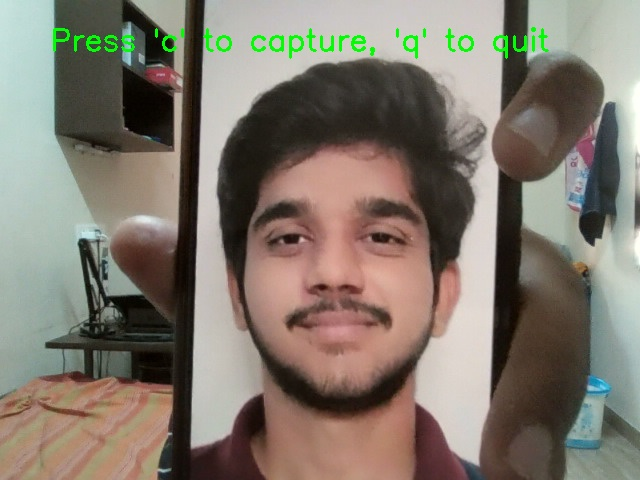
#> input picture photos/107.jpg, 640 x 480 px; its folder holds 4 pictures in this run
$ python -i testingmodel.py   (imports and definitions only)
#> lines starting #> are read from the running program, lines starting #| are printed output that depends on the picture
import os
import cv2 as cv
import numpy as np
import pandas as pd
import pyautogui

def take_attendance():
    photos = r'photos'
    print("press space bar to exit")
    images = []
    gray_images = []
    labels = []
    names = []
    present = []
    count = 0


    face_cascade = cv.CascadeClassifier(cv.data.haarcascades + 'haarcascade_frontalface_default.xml')

    for i in os.listdir(photos):
        img_path = os.path.join(photos, i)
        img = cv.imread(img_path)
#> img is the input picture: shape (480, 640, 3); mean B, G, R 109.9, 121.3, 129.4
        if img is None:
            continue

        gray = cv.cvtColor(img, cv.COLOR_BGR2GRAY)
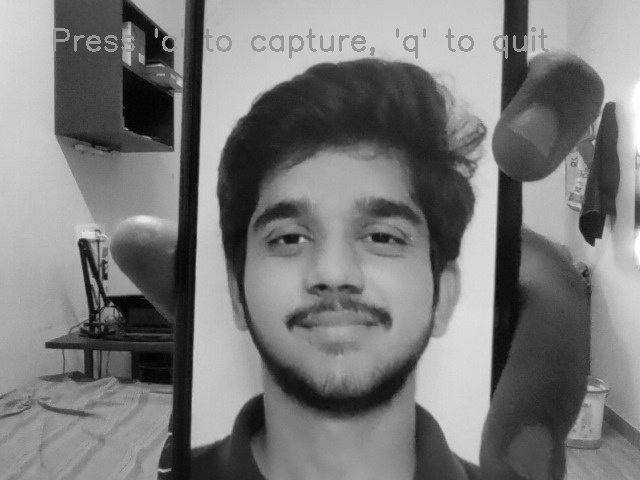
#> gray: shape (480, 640); min 1, max 255, mean 122.4
        faces = face_cascade.detectMultiScale(gray, scaleFactor=1.2, minNeighbors=5)
#> faces = [[211, 139, 252, 252]]

        for (x, y, w, h) in faces:
            face = gray[y:y+h, x:x+w]
            images.append(face)
            gray_images.append(face)
            labels.append(count)
            names.append(os.path.splitext(i)[0])
            count += 1
#> this loop made 1 pass
#> (x, y, w, h, count) on pass 1: (211, 139, 252, 252, 1)
#> pass 1, in take_attendance, `face = gray[y:y+h, x:x+w]`:
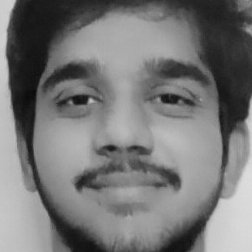
#> face: shape (252, 252); min 10, max 224, mean 119.3
#> after the loop, count = 1; gray_images = 1 item; images = 1 item; labels = [0]; names = ['107']
#> pass 2 of the loop in take_attendance, `for i in os.listdir(photos):`:
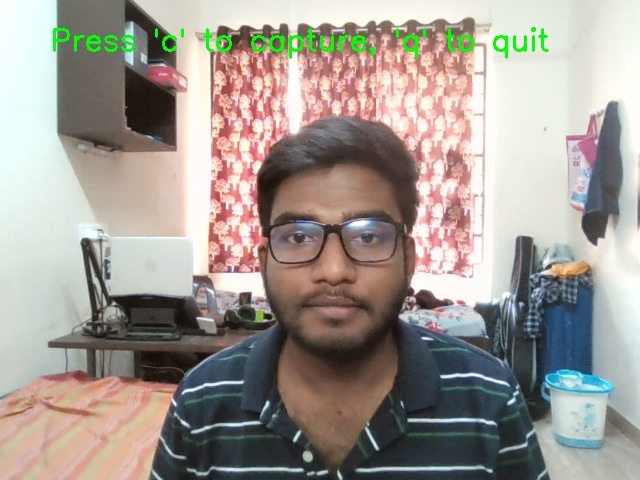
#> input picture photos/2015.jpg, 640 x 480 px
#> in take_attendance, img is the input picture: shape (480, 640, 3); mean B, G, R 146.6, 153.5, 160.7
#> in take_attendance, `gray = cv.cvtColor(img, cv.COLOR_BGR2GRAY)`:
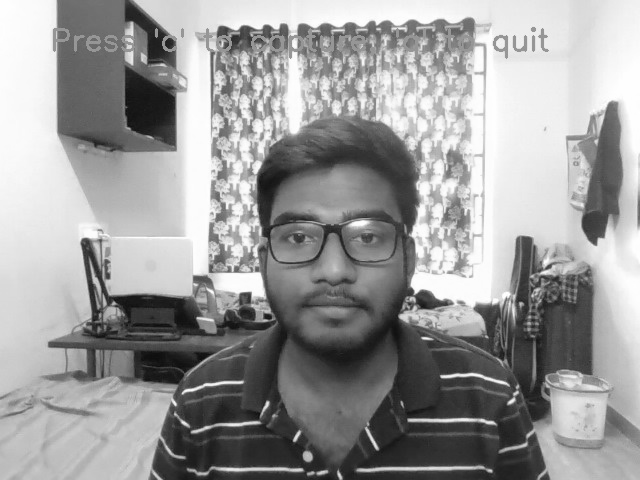
#> gray: shape (480, 640); min 12, max 255, mean 154.9
#> faces = [[249, 174, 174, 174]]
#> the loop in take_attendance, `for (x, y, w, h) in faces:` made 1 pass
#> (x, y, w, h, count) on pass 1: (249, 174, 174, 174, 2)
#> pass 1, in take_attendance, `face = gray[y:y+h, x:x+w]`:
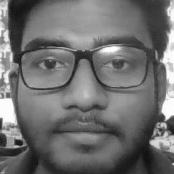
#> face: shape (174, 174); min 17, max 255, mean 110.5
#> after the loop in take_attendance, `for (x, y, w, h) in faces:`: count = 2; gray_images = 2 items; labels = [0, 1]; names = ['107', '2015']
#> pass 3 of the loop in take_attendance, `for i in os.listdir(photos):`:
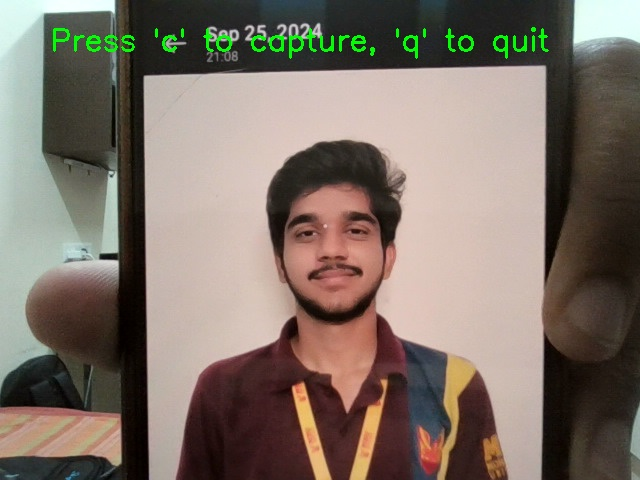
#> input picture photos/bharath.jpg, 640 x 480 px
#> in take_attendance, img is the input picture: shape (480, 640, 3); mean B, G, R 103.9, 114.2, 126.1
#> in take_attendance, `gray = cv.cvtColor(img, cv.COLOR_BGR2GRAY)`:
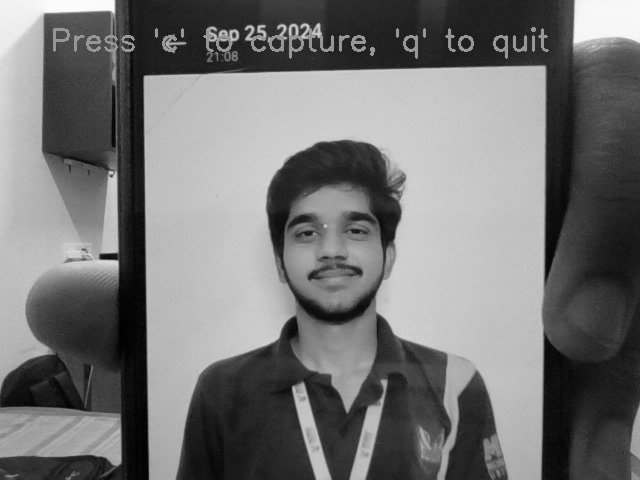
#> gray: shape (480, 640); min 1, max 253, mean 116.6
#> faces = [[260, 176, 147, 147]]
#> the loop in take_attendance, `for (x, y, w, h) in faces:` made 1 pass
#> (x, y, w, h, count) on pass 1: (260, 176, 147, 147, 3)
#> pass 1, in take_attendance, `face = gray[y:y+h, x:x+w]`:
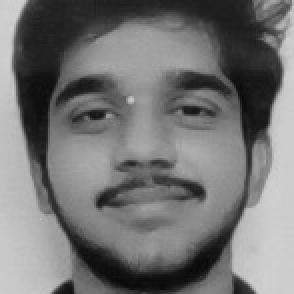
#> face: shape (147, 147) (shown 2 times larger); min 7, max 212, mean 115.8
#> after the loop in take_attendance, `for (x, y, w, h) in faces:`: count = 3; gray_images = 3 items; labels = [0, 1, 2]; names = ['107', '2015', 'bharath']
#> the loop made 4 passes; the first 3 are shown

    recognizer = cv.face.LBPHFaceRecognizer_create()
    recognizer.train(gray_images, np.asarray(labels))
    recognizer.save("trainer.yml")

#> (the run stopped early here; a loop or call above may not have finished)
